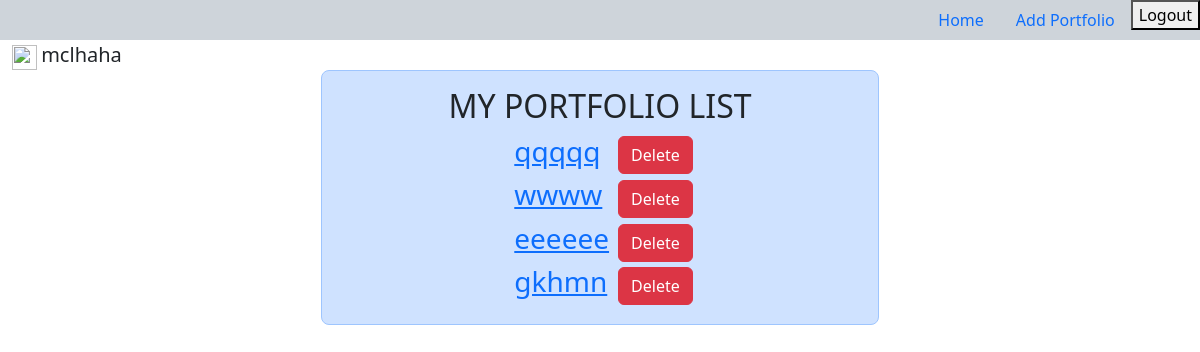
The app's page / (signed in) with its own data.
### app/models.py (models this page shows, shortened)
class Portfolio(models.Model):
	user = models.ForeignKey(User, on_delete=models.CASCADE, null=True)
	name = models.CharField(max_length=30)

### app/views.py (the view)
# urls.py: path('', PortfolioList.as_view(), name='pfl-list'),
class PortfolioList(LoginRequiredMixin,View):
	def get(self,request):
		account = User.objects.get(username=request.user)
		context = {'portfolio':account}
		return render(request,'app/home.html',context)

### app/templates/app/home.html (shortened to what this page needs)
{% extends "app/base.html" %}
{% block content %}
	<div class="w-50 mx-auto p-3 bg-primary-subtle border border-primary-subtle rounded-3">
		<h2 class="text-center">MY PORTFOLIO LIST</h2>
		<table class="mx-auto">
			{% for pfl in portfolio.portfolio_set.all %}
				<tr>
					<td class="px-2">
						<h3>
							<a class="link link-primary" href="{% url 'pfl-detail' pfl.id %}">{{pfl.name}}</a>
						</h3>
					</td>
					<td>
						<button class="btn btn-danger" onclick="window.location.href='/pfl-delete/pk={{pfl.id}}' ">Delete</button>
					</td>
				</tr>
			{% endfor %}
		</table>
	</div>
{% endblock %}

### app/templates/app/base.html (shortened to what this page needs)
<!DOCTYPE html>
<html>
<head>
    <link href="https://cdn.jsdelivr.net/npm/bootstrap@5.3.0-alpha1/dist/css/bootstrap.min.css" rel="stylesheet">
</head>
<body class="mb-3">
    <nav>
        <ul class="nav justify-content-end bg-dark-subtle">
            <li class="nav-item">
                <a class="nav-link active" href="{% url 'pfl-list' %}">Home</a>
            </li>
            <li class="nav-item">
                <a class="nav-link" href="{% url 'pfl-create' %}">Add Portfolio</a>
            </li>
            <li class="nav-item">
                <form method="post" action="{% url 'logout' %}">
                    <button type="submit">Logout</button>
                </form>
            </li>
        </ul>
    </nav>
    <div class="container-fluid">
        <img src="https://cdn-icons-png.flaticon.com/512/552/552721.png" style="height: 25px;width: 25px;">
        <span class="fs-5">{{request.user}}</span>
    </div>
    <div class="container">
        {% block content %}{% endblock %}
    </div>
</body>

### records on screen
Portfolio: name "qqqqq"
Portfolio: name "wwww"
Portfolio: name "eeeeee"
Portfolio: name "gkhmn"

### other values on screen
{{ request.user }} "mclhaha"
